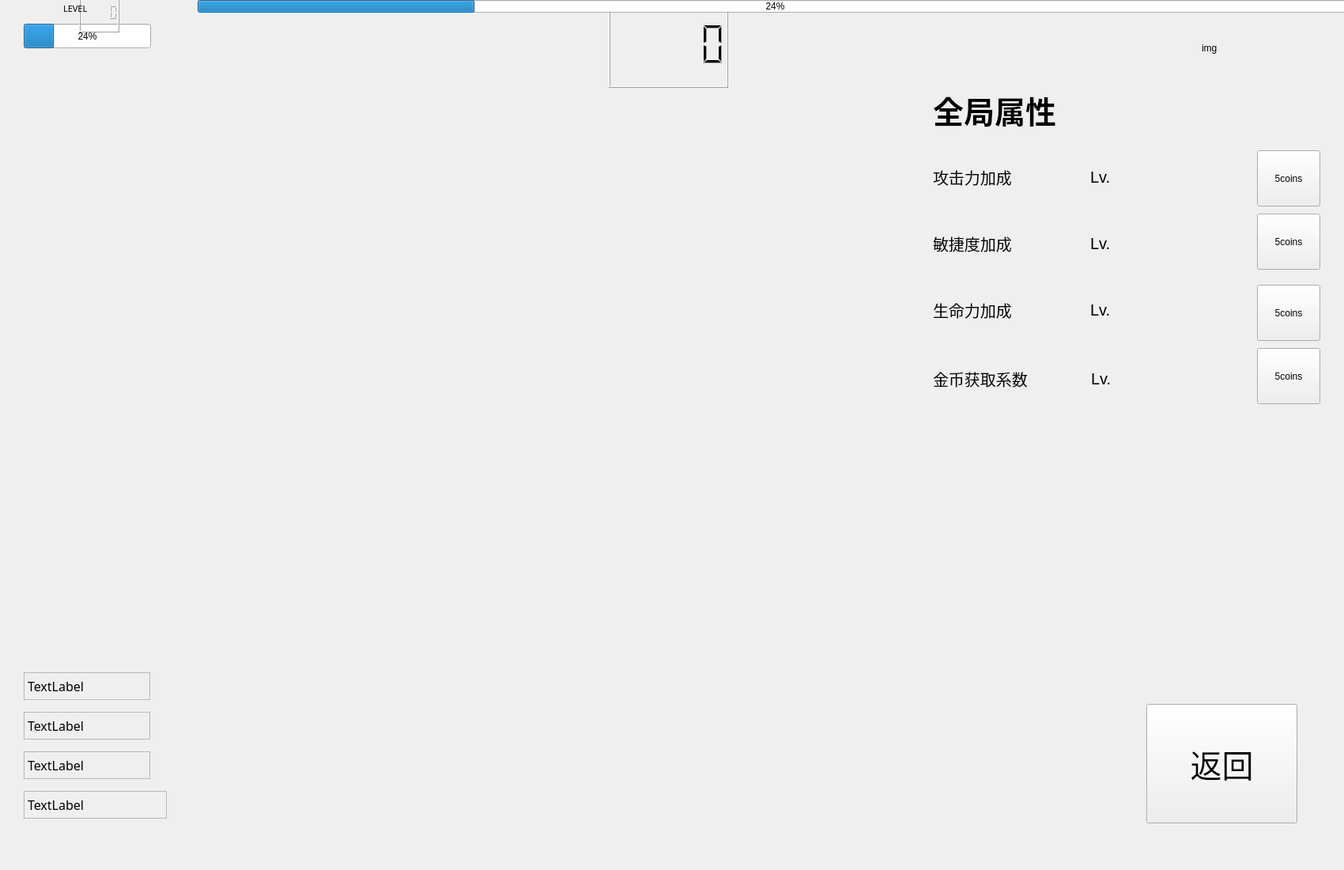
<?xml version="1.0" encoding="UTF-8"?>
<ui version="4.0">
 <class>Info</class>
 <widget class="QWidget" name="Info">
  <property name="geometry">
   <rect>
    <x>0</x>
    <y>0</y>
    <width>1700</width>
    <height>1100</height>
   </rect>
  </property>
  <property name="sizePolicy">
   <sizepolicy hsizetype="Expanding" vsizetype="Expanding">
    <horstretch>0</horstretch>
    <verstretch>0</verstretch>
   </sizepolicy>
  </property>
  <property name="windowTitle">
   <string>Form</string>
  </property>
  <widget class="QProgressBar" name="HPbar">
   <property name="geometry">
    <rect>
     <x>30</x>
     <y>30</y>
     <width>161</width>
     <height>31</height>
    </rect>
   </property>
   <property name="value">
    <number>24</number>
   </property>
  </widget>
  <widget class="QLCDNumber" name="lcdNumber">
   <property name="geometry">
    <rect>
     <x>770</x>
     <y>0</y>
     <width>151</width>
     <height>111</height>
    </rect>
   </property>
  </widget>
  <widget class="QProgressBar" name="Expbar">
   <property name="geometry">
    <rect>
     <x>250</x>
     <y>0</y>
     <width>1461</width>
     <height>16</height>
    </rect>
   </property>
   <property name="value">
    <number>24</number>
   </property>
  </widget>
  <widget class="QLCDNumber" name="levelNumber">
   <property name="geometry">
    <rect>
     <x>100</x>
     <y>-10</y>
     <width>51</width>
     <height>51</height>
    </rect>
   </property>
  </widget>
  <widget class="QLabel" name="levellabel">
   <property name="geometry">
    <rect>
     <x>80</x>
     <y>0</y>
     <width>81</width>
     <height>21</height>
    </rect>
   </property>
   <property name="font">
    <font>
     <family>Aa可爱の日系中文2万字</family>
     <pointsize>8</pointsize>
    </font>
   </property>
   <property name="text">
    <string>LEVEL</string>
   </property>
  </widget>
  <widget class="QLabel" name="ATlevel_label">
   <property name="geometry">
    <rect>
     <x>30</x>
     <y>850</y>
     <width>160</width>
     <height>35</height>
    </rect>
   </property>
   <property name="font">
    <font>
     <family>仿宋</family>
     <pointsize>12</pointsize>
    </font>
   </property>
   <property name="frameShape">
    <enum>QFrame::StyledPanel</enum>
   </property>
   <property name="text">
    <string>TextLabel</string>
   </property>
  </widget>
  <widget class="QLabel" name="SPlevel_label">
   <property name="geometry">
    <rect>
     <x>30</x>
     <y>900</y>
     <width>160</width>
     <height>35</height>
    </rect>
   </property>
   <property name="font">
    <font>
     <family>仿宋</family>
     <pointsize>12</pointsize>
    </font>
   </property>
   <property name="frameShape">
    <enum>QFrame::StyledPanel</enum>
   </property>
   <property name="text">
    <string>TextLabel</string>
   </property>
  </widget>
  <widget class="QLabel" name="HPlevel_label">
   <property name="geometry">
    <rect>
     <x>30</x>
     <y>950</y>
     <width>160</width>
     <height>35</height>
    </rect>
   </property>
   <property name="font">
    <font>
     <family>仿宋</family>
     <pointsize>12</pointsize>
    </font>
   </property>
   <property name="frameShape">
    <enum>QFrame::StyledPanel</enum>
   </property>
   <property name="text">
    <string>TextLabel</string>
   </property>
  </widget>
  <widget class="QLabel" name="coin_number">
   <property name="geometry">
    <rect>
     <x>1620</x>
     <y>40</y>
     <width>81</width>
     <height>41</height>
    </rect>
   </property>
   <property name="font">
    <font>
     <family>Aa新华霜剑体</family>
     <pointsize>15</pointsize>
     <weight>75</weight>
     <bold>true</bold>
    </font>
   </property>
   <property name="text">
    <string/>
   </property>
   <property name="scaledContents">
    <bool>true</bool>
   </property>
  </widget>
  <widget class="QLabel" name="coin_img">
   <property name="geometry">
    <rect>
     <x>1520</x>
     <y>30</y>
     <width>71</width>
     <height>61</height>
    </rect>
   </property>
   <property name="text">
    <string>img</string>
   </property>
  </widget>
  <widget class="QPushButton" name="button_buyAT">
   <property name="geometry">
    <rect>
     <x>1590</x>
     <y>190</y>
     <width>80</width>
     <height>71</height>
    </rect>
   </property>
   <property name="text">
    <string>5coins</string>
   </property>
  </widget>
  <widget class="QPushButton" name="button_buySP">
   <property name="geometry">
    <rect>
     <x>1590</x>
     <y>270</y>
     <width>80</width>
     <height>71</height>
    </rect>
   </property>
   <property name="text">
    <string>5coins</string>
   </property>
  </widget>
  <widget class="QPushButton" name="button_buyHP">
   <property name="geometry">
    <rect>
     <x>1590</x>
     <y>360</y>
     <width>80</width>
     <height>71</height>
    </rect>
   </property>
   <property name="text">
    <string>5coins</string>
   </property>
  </widget>
  <widget class="QPushButton" name="button_quit_shop">
   <property name="geometry">
    <rect>
     <x>1450</x>
     <y>890</y>
     <width>191</width>
     <height>151</height>
    </rect>
   </property>
   <property name="font">
    <font>
     <family>Aa可爱の日系中文2万字</family>
     <pointsize>30</pointsize>
    </font>
   </property>
   <property name="text">
    <string>返回</string>
   </property>
  </widget>
  <widget class="QWidget" name="layoutWidget">
   <property name="geometry">
    <rect>
     <x>1180</x>
     <y>100</y>
     <width>391</width>
     <height>331</height>
    </rect>
   </property>
   <property name="sizePolicy">
    <sizepolicy hsizetype="Expanding" vsizetype="Expanding">
     <horstretch>0</horstretch>
     <verstretch>0</verstretch>
    </sizepolicy>
   </property>
   <layout class="QVBoxLayout" name="verticalLayout">
    <item>
     <widget class="QLabel" name="label_global">
      <property name="enabled">
       <bool>true</bool>
      </property>
      <property name="sizePolicy">
       <sizepolicy hsizetype="Expanding" vsizetype="Expanding">
        <horstretch>0</horstretch>
        <verstretch>0</verstretch>
       </sizepolicy>
      </property>
      <property name="font">
       <font>
        <family>Aa可爱の日系中文2万字</family>
        <pointsize>29</pointsize>
        <weight>75</weight>
        <bold>true</bold>
       </font>
      </property>
      <property name="text">
       <string>全局属性</string>
      </property>
     </widget>
    </item>
    <item>
     <layout class="QHBoxLayout" name="horizontalLayout_3">
      <item>
       <widget class="QLabel" name="label_globalAT">
        <property name="enabled">
         <bool>true</bool>
        </property>
        <property name="sizePolicy">
         <sizepolicy hsizetype="Expanding" vsizetype="Expanding">
          <horstretch>0</horstretch>
          <verstretch>0</verstretch>
         </sizepolicy>
        </property>
        <property name="font">
         <font>
          <pointsize>15</pointsize>
         </font>
        </property>
        <property name="text">
         <string>攻击力加成</string>
        </property>
       </widget>
      </item>
      <item>
       <widget class="QLabel" name="label_globalAT_number">
        <property name="enabled">
         <bool>true</bool>
        </property>
        <property name="sizePolicy">
         <sizepolicy hsizetype="Expanding" vsizetype="Expanding">
          <horstretch>0</horstretch>
          <verstretch>0</verstretch>
         </sizepolicy>
        </property>
        <property name="font">
         <font>
          <pointsize>15</pointsize>
         </font>
        </property>
        <property name="text">
         <string>Lv.</string>
        </property>
       </widget>
      </item>
     </layout>
    </item>
    <item>
     <layout class="QHBoxLayout" name="horizontalLayout_2">
      <item>
       <widget class="QLabel" name="label_globalSP">
        <property name="enabled">
         <bool>true</bool>
        </property>
        <property name="sizePolicy">
         <sizepolicy hsizetype="Expanding" vsizetype="Expanding">
          <horstretch>0</horstretch>
          <verstretch>0</verstretch>
         </sizepolicy>
        </property>
        <property name="font">
         <font>
          <pointsize>15</pointsize>
         </font>
        </property>
        <property name="text">
         <string>敏捷度加成</string>
        </property>
       </widget>
      </item>
      <item>
       <widget class="QLabel" name="label_globalSP_number">
        <property name="enabled">
         <bool>true</bool>
        </property>
        <property name="sizePolicy">
         <sizepolicy hsizetype="Expanding" vsizetype="Expanding">
          <horstretch>0</horstretch>
          <verstretch>0</verstretch>
         </sizepolicy>
        </property>
        <property name="font">
         <font>
          <pointsize>15</pointsize>
         </font>
        </property>
        <property name="text">
         <string>Lv.</string>
        </property>
       </widget>
      </item>
     </layout>
    </item>
    <item>
     <layout class="QHBoxLayout" name="horizontalLayout">
      <item>
       <widget class="QLabel" name="label_globalHP">
        <property name="enabled">
         <bool>true</bool>
        </property>
        <property name="sizePolicy">
         <sizepolicy hsizetype="Expanding" vsizetype="Expanding">
          <horstretch>0</horstretch>
          <verstretch>0</verstretch>
         </sizepolicy>
        </property>
        <property name="font">
         <font>
          <pointsize>15</pointsize>
         </font>
        </property>
        <property name="text">
         <string>生命力加成</string>
        </property>
       </widget>
      </item>
      <item>
       <widget class="QLabel" name="label_globalHP_number">
        <property name="enabled">
         <bool>true</bool>
        </property>
        <property name="sizePolicy">
         <sizepolicy hsizetype="Expanding" vsizetype="Expanding">
          <horstretch>0</horstretch>
          <verstretch>0</verstretch>
         </sizepolicy>
        </property>
        <property name="font">
         <font>
          <pointsize>15</pointsize>
         </font>
        </property>
        <property name="text">
         <string>Lv.</string>
        </property>
       </widget>
      </item>
     </layout>
    </item>
   </layout>
  </widget>
  <widget class="QLabel" name="ATSPlevel_label">
   <property name="geometry">
    <rect>
     <x>30</x>
     <y>1000</y>
     <width>181</width>
     <height>35</height>
    </rect>
   </property>
   <property name="font">
    <font>
     <family>仿宋</family>
     <pointsize>12</pointsize>
    </font>
   </property>
   <property name="frameShape">
    <enum>QFrame::StyledPanel</enum>
   </property>
   <property name="text">
    <string>TextLabel</string>
   </property>
  </widget>
  <widget class="QLabel" name="label_global_getcoin">
   <property name="enabled">
    <bool>true</bool>
   </property>
   <property name="geometry">
    <rect>
     <x>1180</x>
     <y>440</y>
     <width>192</width>
     <height>77</height>
    </rect>
   </property>
   <property name="sizePolicy">
    <sizepolicy hsizetype="Expanding" vsizetype="Expanding">
     <horstretch>0</horstretch>
     <verstretch>0</verstretch>
    </sizepolicy>
   </property>
   <property name="font">
    <font>
     <pointsize>15</pointsize>
    </font>
   </property>
   <property name="text">
    <string>金币获取系数</string>
   </property>
  </widget>
  <widget class="QLabel" name="label_global_getcoin_number">
   <property name="enabled">
    <bool>true</bool>
   </property>
   <property name="geometry">
    <rect>
     <x>1380</x>
     <y>440</y>
     <width>191</width>
     <height>77</height>
    </rect>
   </property>
   <property name="sizePolicy">
    <sizepolicy hsizetype="Expanding" vsizetype="Expanding">
     <horstretch>0</horstretch>
     <verstretch>0</verstretch>
    </sizepolicy>
   </property>
   <property name="font">
    <font>
     <pointsize>15</pointsize>
    </font>
   </property>
   <property name="text">
    <string>Lv.</string>
   </property>
  </widget>
  <widget class="QPushButton" name="button_buyGC">
   <property name="geometry">
    <rect>
     <x>1590</x>
     <y>440</y>
     <width>80</width>
     <height>71</height>
    </rect>
   </property>
   <property name="text">
    <string>5coins</string>
   </property>
  </widget>
 </widget>
 <resources/>
 <connections/>
</ui>
